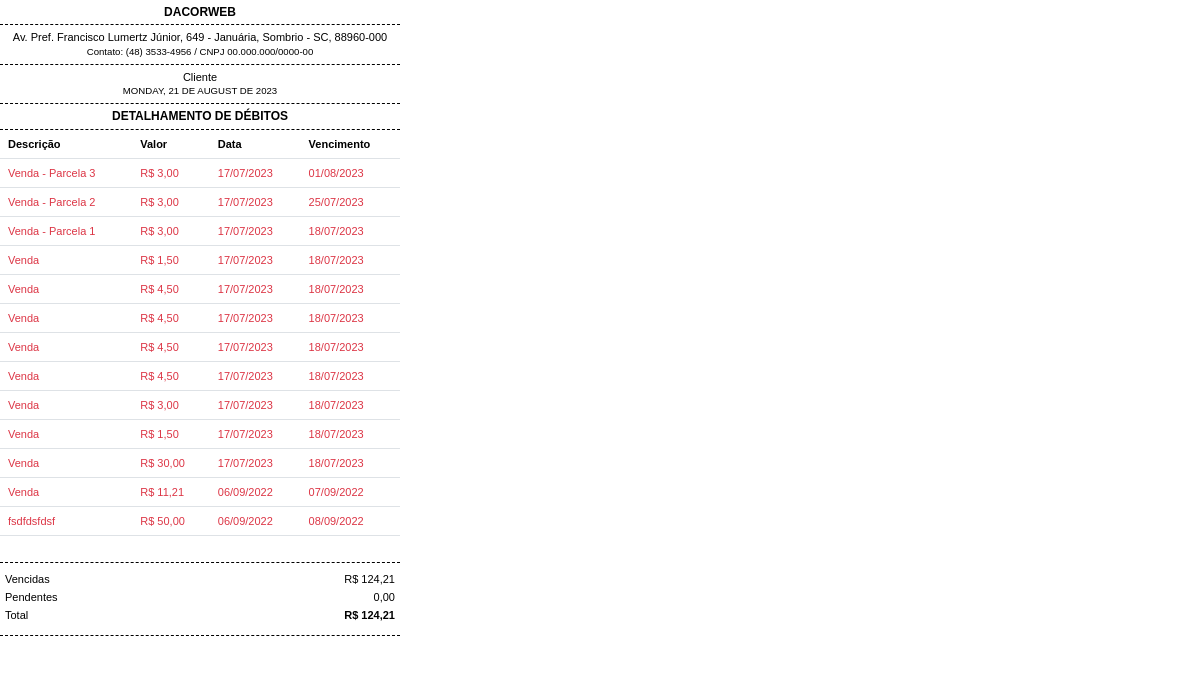
Page /login/rel/detalhamento.php on the committed database.
### tables this page shows
CREATE TABLE `contas_receber` (
  `id` int(11) NOT NULL,
  `descricao` varchar(50) NOT NULL,
  `valor` decimal(8,2) NOT NULL,
  `usuario` int(11) NOT NULL,
  `pago` varchar(5) NOT NULL,
  `data` date NOT NULL,
  `vencimento` date NOT NULL,
  `arquivo` varchar(100) DEFAULT NULL,
  `data_pgto` date DEFAULT NULL,
  `cliente` int(11) DEFAULT NULL,
  `id_venda` int(11) DEFAULT NULL
);

### login/config.php (called while the page is built, shortened)
<?php
$nome_sistema = "DacorWeb";
$telefone_sistema = "(48) 3533-4956";
$endereco_sistema = "Av. Pref. Francisco Lumertz Júnior, 649 - Januária, Sombrio - SC, 88960-000";
$cnpj_sistema = '00.000.000/0000-00';
$fonte_comprovante = '11';
 ?>

### login/rel/detalhamento.php (the view, shortened to what this page needs)
<?php
include('../conexao.php');
$data_formatada = utf8_encode(strftime('%A, %d de %B de %Y', strtotime('today')));
$data_hoje = date('Y-m-d');
$id = $_GET['id'];
$valor_pendente = 0;
$valor_vencido = 0;
?>
<link href="https://cdn.jsdelivr.net/npm/bootstrap@5.2.0-beta1/dist/css/bootstrap.min.css" rel="stylesheet">
<div class="printer-ticket" style="color:#000">
	<div  class="th title"><?php echo $nome_sistema ?></div>
	<div  class="th" style="color:#000">
		<?php echo $endereco_sistema ?> <br />
		<small>Contato: <?php echo $telefone_sistema ?>
		<?php if($cnpj_sistema != ""){echo ' / CNPJ '. @$cnpj_sistema; } ?>
	</small>
</div>
<div style="color:#000"  class="th">Cliente <?php echo $nome_cliente ?> <?php if($cpf_cliente != ""){ ?>CPF: <?php echo $cpf_cliente ?> <?php } ?>
<br>
<small><?php echo mb_strtoupper($data_formatada) ?></small>
</div>
<div style="color:#000" class="th title" >Detalhamento de Débitos</div>
<?php
$query = $pdo->query("SELECT * from contas_receber where cliente = '$id' and pago != 'Sim' order by id desc");
	$res = $query->fetchAll(PDO::FETCH_ASSOC);
	$total_reg = @count($res);
	if($total_reg > 0){
echo <<<HTML
<small>
			<table id="example" class="table" style="width:100%; font-size:{$fonte_comprovante}; color:#000">
				<thead>
					<tr>
						<th>Descrição</th>
						<th>Valor</th>
						<th>Data</th>
						<th>Vencimento</th>
					</tr>
				</thead>
				<tbody>
HTML;
for($i=0; $i < $total_reg; $i++){
						$valor_conta = $res[$i]['valor'];
						$data = $res[$i]['data'];
						$data_venc =  $res[$i]['vencimento'];
						if(strtotime($data_venc) < strtotime($data_hoje)){
							$vencido = 'text-danger';
							$valor_vencido += $valor_conta;
						}else{
							$vencido = '';
							$valor_pendente += $valor_conta;
						}
						$valorF = number_format($res[$i]['valor'], 2, ',', '.');
						$vencF = implode('/', array_reverse(explode('-', $res[$i]['vencimento'])));
						$dataF = implode('/', array_reverse(explode('-', $data)));
						$valor_total = $valor_vencido + $valor_pendente;
						$valor_vencidoF = number_format($valor_vencido, 2, ',', '.');
						$valor_pendenteF = number_format($valor_pendente, 2, ',', '.');
						$valor_totalF = number_format($valor_total, 2, ',', '.');
echo <<<HTML
<tr class="{$vencido}">
							<td>{$res[$i]['descricao']}</td>
							<td>R$ {$valorF}</td>
							<td>{$dataF}</td>
							<td>{$vencF}</td>
						</tr>
HTML;
}
echo <<<HTML
</tbody>
			</table>
		</small>
HTML;
}else{
		echo '<p>Não existem dados para serem exibidos!!';
	}
?>
<div class="th" style="margin-bottom: 7px"></div>
	<div class="row valores" style="color:#000">
		<div class="col-6">Vencidas</div>
		<div class="col-6" align="right">R$ <?php echo @$valor_vencidoF ?></div>
	</div>
	<div class="row valores" style="color:#000">
		<div class="col-6">Pendentes</div>
		<div class="col-6" align="right"> <?php echo @$valor_pendenteF ?></div>
	</div>
	<div class="row valores" style="color:#000">
		<div class="col-6">Total</div>
		<div class="col-6" align="right"><b>R$ <?php echo @$valor_totalF ?></b></div>
	</div>
<div class="th" style="margin-bottom: 10px"></div>

### rows in the picture
contas_receber: descricao "Venda - Parcela 3", valor "3,00", data "17/07/2023", vencimento "01/08/2023"
contas_receber: descricao "Venda - Parcela 2", valor "3,00", data "17/07/2023", vencimento "25/07/2023"
contas_receber: descricao "Venda - Parcela 1", valor "3,00", data "17/07/2023", vencimento "18/07/2023"
contas_receber: descricao "Venda", valor "1,50", data "17/07/2023", vencimento "18/07/2023"
contas_receber: descricao "Venda", valor "4,50", data "17/07/2023", vencimento "18/07/2023"
contas_receber: descricao "Venda", valor "4,50", data "17/07/2023", vencimento "18/07/2023"
contas_receber: descricao "Venda", valor "4,50", data "17/07/2023", vencimento "18/07/2023"
contas_receber: descricao "Venda", valor "4,50", data "17/07/2023", vencimento "18/07/2023"
contas_receber: descricao "Venda", valor "3,00", data "17/07/2023", vencimento "18/07/2023"
contas_receber: descricao "Venda", valor "1,50", data "17/07/2023", vencimento "18/07/2023"
contas_receber: descricao "Venda", valor "30,00", data "17/07/2023", vencimento "18/07/2023"
contas_receber: descricao "Venda", valor "11,21", data "06/09/2022", vencimento "07/09/2022"
contas_receber: descricao "fsdfdsfdsf", valor "50,00", data "06/09/2022", vencimento "08/09/2022"

### other values in the picture
$nome_sistema "DACORWEB"
$endereco_sistema "Av. Pref. Francisco Lumertz Júnior, 649 - Januária, Sombrio - SC, 88960-000"
$telefone_sistema "(48) 3533-4956"
mb_strtoupper($data_formatada) "MONDAY, 21 DE AUGUST DE 2023"
